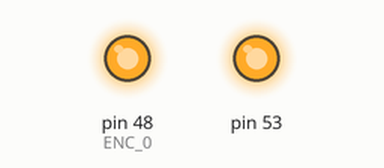
A sketch run on a simulated Arduino Mega 2560, built with avr-gcc and run on an emulated ATmega2560. On the bench: output pins drawn as LEDs (lit = HIGH). What the sketch prints to the serial monitor is not drawn.

Above: at 0.1 s.
Timing chart, 0 to 1.6 s (numbered marks = the images above):
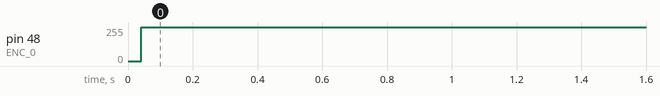

Measured:
- by itself, pin 48 (ENC_0): 0/255 → 255/255 at 0.04 s

The sketch:

testing_setup.ino
```cpp
// (licence header left out)
/* Include the SPI library for the arduino boards */
#include <SPI.h>

/* Serial rates for UART */
#define BAUDRATE        115200

/* SPI commands */
#define AMT22_NOP       0x00
#define AMT22_RESET     0x60
#define AMT22_ZERO      0x70

/* Define special ascii characters */
#define NEWLINE         0x0A
#define TAB             0x09

/* We will use these define macros so we can write code once compatible with 12 or 14 bit encoders */
#define RES12           12
#define RES14           14

/* SPI pins */
#define ENC_0            48
#define ENC_1            48
#define SPI_MOSI        51
#define SPI_MISO        50
#define SPI_SCLK        52

void setup()
{
  //Set the modes for the SPI IO
  pinMode(SPI_SCLK, OUTPUT);
  pinMode(SPI_MOSI, OUTPUT);
  pinMode(SPI_MISO, INPUT);
  pinMode(ENC_0, OUTPUT);
  pinMode(ENC_1, OUTPUT);

  //Initialize the UART serial connection for debugging
  Serial.begin(BAUDRATE);

  //Get the CS line high which is the default inactive state
  digitalWrite(ENC_0, HIGH);
  digitalWrite(ENC_1, HIGH);

  //set the clockrate. Uno clock rate is 16Mhz, divider of 32 gives 500 kHz.
  //500 kHz is a good speed for our test environment
  //SPI.setClockDivider(SPI_CLOCK_DIV2);   // 8 MHz
  //SPI.setClockDivider(SPI_CLOCK_DIV4);   // 4 MHz
  //SPI.setClockDivider(SPI_CLOCK_DIV8);   // 2 MHz
  //SPI.setClockDivider(SPI_CLOCK_DIV16);  // 1 MHz
  SPI.setClockDivider(SPI_CLOCK_DIV32);    // 500 kHz
  //SPI.setClockDivider(SPI_CLOCK_DIV64);  // 250 kHz
  //SPI.setClockDivider(SPI_CLOCK_DIV128); // 125 kHz

  //start SPI bus
  SPI.begin();
}

void loop()
{
  //create a 16 bit variable to hold the encoders position
  uint16_t encoderPosition;
  //let's also create a variable where we can count how many times we've tried to obtain the position in case there are errors
  uint8_t attempts;


  //if you want to set the zero position before beggining uncomment the following function call
  //setZeroSPI(ENC_0);
  //setZeroSPI(ENC_1);

  //once we enter this loop we will run forever
  while(1)
  {
    //set attemps counter at 0 so we can try again if we get bad position
    attempts = 0;

    //this function gets the encoder position and returns it as a uint16_t
    //send the function either res12 or res14 for your encoders resolution
    encoderPosition = getPositionSPI(ENC_0, RES14);

    //if the position returned was 0xFFFF we know that there was an error calculating the checksum
    //make 3 attempts for position. we will pre-increment attempts because we'll use the number later and want an accurate count
    while (encoderPosition == 0xFFFF && ++attempts < 3)
    {
      encoderPosition = getPositionSPI(ENC_0, RES14); //try again
    }

    if (encoderPosition == 0xFFFF) //position is bad, let the user know how many times we tried
    {
      Serial.print("Encoder 0 error. Attempts: ");
      Serial.print(attempts, DEC); //print out the number in decimal format. attempts - 1 is used since we post incremented the loop
      Serial.write(NEWLINE);
    }
    else //position was good, print to serial stream
    {

      Serial.print("Encoder 0: ");
      Serial.print(encoderPosition, DEC); //print the position in decimal format
      Serial.write(NEWLINE);
    }

    //////////again for second encoder//////////////////////////////

    //set attemps counter at 0 so we can try again if we get bad position
    attempts = 0;

    //this function gets the encoder position and returns it as a uint16_t
    //send the function either res12 or res14 for your encoders resolution
    encoderPosition = getPositionSPI(ENC_1, RES14);

    //if the position returned was 0xFFFF we know that there was an error calculating the checksum
    //make 3 attempts for position. we will pre-increment attempts because we'll use the number later and want an accurate count
    while (encoderPosition == 0xFFFF && ++attempts < 3)
    {
      encoderPosition = getPositionSPI(ENC_1, RES14); //try again
    }

    if (encoderPosition == 0xFFFF) //position is bad, let the user know how many times we tried
    {
      Serial.print("Encoder 1 error. Attempts: ");
      Serial.print(attempts, DEC); //print out the number in decimal format. attempts - 1 is used since we post incremented the loop
      Serial.write(NEWLINE);
    }
    else //position was good, print to serial stream
    {

      Serial.print("Encoder 1: ");
      Serial.print(encoderPosition, DEC); //print the position in decimal format
      Serial.write(NEWLINE);
    }

    //For the purpose of this demo we don't need the position returned that quickly so let's wait a half second between reads
    //delay() is in milliseconds
    delay(500);
  }
}

/*
 * This function gets the absolute position from the AMT22 encoder using the SPI bus. The AMT22 position includes 2 checkbits to use
 * for position verification. Both 12-bit and 14-bit encoders transfer position via two bytes, giving 16-bits regardless of resolution.
 * For 12-bit encoders the position is left-shifted two bits, leaving the right two bits as zeros. This gives the impression that the encoder
 * is actually sending 14-bits, when it is actually sending 12-bit values, where every number is multiplied by 4.
 * This function takes the pin number of the desired device as an input
 * This funciton expects res12 or res14 to properly format position responses.
 * Error values are returned as 0xFFFF
 */
uint16_t getPositionSPI(uint8_t encoder, uint8_t resolution)
{
  uint16_t currentPosition;       //16-bit response from encoder
  bool binaryArray[16];           //after receiving the position we will populate this array and use it for calculating the checksum

  //get first byte which is the high byte, shift it 8 bits. don't release line for the first byte
  currentPosition = spiWriteRead(AMT22_NOP, encoder, false) << 8;

  //this is the time required between bytes as specified in the datasheet.
  //We will implement that time delay here, however the arduino is not the fastest device so the delay
  //is likely inherantly there already
  delayMicroseconds(3);

  //OR the low byte with the currentPosition variable. release line after second byte
  currentPosition |= spiWriteRead(AMT22_NOP, encoder, true);

  //run through the 16 bits of position and put each bit into a slot in the array so we can do the checksum calculation
  for(int i = 0; i < 16; i++) binaryArray[i] = (0x01) & (currentPosition >> (i));

  //using the equation on the datasheet we can calculate the checksums and then make sure they match what the encoder sent
  if ((binaryArray[15] == !(binaryArray[13] ^ binaryArray[11] ^ binaryArray[9] ^ binaryArray[7] ^ binaryArray[5] ^ binaryArray[3] ^ binaryArray[1]))
          && (binaryArray[14] == !(binaryArray[12] ^ binaryArray[10] ^ binaryArray[8] ^ binaryArray[6] ^ binaryArray[4] ^ binaryArray[2] ^ binaryArray[0])))
    {
      //we got back a good position, so just mask away the checkbits
      currentPosition &= 0x3FFF;
    }
  else
  {
    currentPosition = 0xFFFF; //bad position
  }

  //If the resolution is 12-bits, and wasn't 0xFFFF, then shift position, otherwise do nothing
  if ((resolution == RES12) && (currentPosition != 0xFFFF)) currentPosition = currentPosition >> 2;

  return currentPosition;
}

/*
 * This function does the SPI transfer. sendByte is the byte to transmit.
 * Use releaseLine to let the spiWriteRead function know if it should release
 * the chip select line after transfer.
 * This function takes the pin number of the desired device as an input
 * The received data is returned.
 */
uint8_t spiWriteRead(uint8_t sendByte, uint8_t encoder, uint8_t releaseLine)
{
  //holder for the received over SPI
  uint8_t data;

  //set cs low, cs may already be low but there's no issue calling it again except for extra time
  setCSLine(encoder ,LOW);

  //There is a minimum time requirement after CS goes low before data can be clocked out of the encoder.
  //We will implement that time delay here, however the arduino is not the fastest device so the delay
  //is likely inherantly there already
  delayMicroseconds(3);

  //send the command
  data = SPI.transfer(sendByte);
  delayMicroseconds(3); //There is also a minimum time after clocking that CS should remain asserted before we release it
  setCSLine(encoder, releaseLine); //if releaseLine is high set it high else it stays low

  return data;
}

/*
 * This function sets the state of the SPI line. It isn't necessary but makes the code more readable than having digitalWrite everywhere
 * This function takes the pin number of the desired device as an input
 */
void setCSLine (uint8_t encoder, uint8_t csLine)
{
  digitalWrite(encoder, csLine);
}

/*
 * The AMT22 bus allows for extended commands. The first byte is 0x00 like a normal position transfer, but the
 * second byte is the command.
 * This function takes the pin number of the desired device as an input
 */
void setZeroSPI(uint8_t encoder)
{
  spiWriteRead(AMT22_NOP, encoder, false);

  //this is the time required between bytes as specified in the datasheet.
  //We will implement that time delay here, however the arduino is not the fastest device so the delay
  //is likely inherantly there already
  delayMicroseconds(3);

  spiWriteRead(AMT22_ZERO, encoder, true);
  delay(250); //250 second delay to allow the encoder to reset
}

/*
 * The AMT22 bus allows for extended commands. The first byte is 0x00 like a normal position transfer, but the
 * second byte is the command.
 * This function takes the pin number of the desired device as an input
 */
void resetAMT22(uint8_t encoder)
{
  spiWriteRead(AMT22_NOP, encoder, false);

  //this is the time required between bytes as specified in the datasheet.
  //We will implement that time delay here, however the arduino is not the fastest device so the delay
  //is likely inherantly there already
  delayMicroseconds(3);

  spiWriteRead(AMT22_RESET, encoder, true);

  delay(250); //250 second delay to allow the encoder to start back up
}
```
